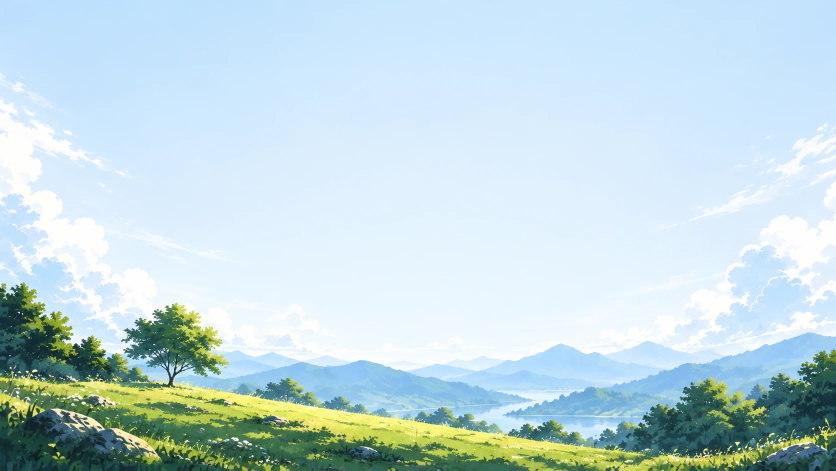
#> input picture questionnaire/assets/bg-hillside.webp, 1672 x 941 px, given in place of slide01-cover.png, which was not available (shown at 1/2 size)
$ python clean_deck_art.py ../assets/bg-hillside.webp
#> lines starting #> are read from the running program, lines starting #| are printed output that depends on the picture; after the words box and inside, x2 and y2 are one past the last pixel; in counts of white or black regions, pixels touching at a corner belong together; pictures that were not available may be replaced by others from this repository, and a replacement may not be noted
"""Turn painted pitch-deck slides into text-free questionnaire backgrounds.

The Flocket deck slides are flattened images, so the headline text is baked in.
This masks the text (by brightness inside known boxes) and inpaints it away.
The questionnaire panel sits over the centre of each scene, so small artefacts
there are hidden behind its frosted glass.

Usage:
    pip install opencv-python-headless numpy
    python3 tools/clean_deck_art.py <folder with slide PNGs at 1920x1080>

Expected inputs: slide01-cover.png, slide04-vision.png, slide05-mission.png,
slide23-closing.png (exported from the Figma deck at 1x).
"""
import os
import sys

import cv2
import numpy as np

OUT = os.path.join(os.path.dirname(os.path.abspath(__file__)), "..", "assets")

# Each entry: output name -> (source file, list of regions).
# A region is (x0, y0, x1, y1, rule) where rule is:
#   "dark"  mask pixels darker than the sky (dark or grey text)
#   "light" mask pixels lighter than the sky (white text on blue)
#   "all"   mask the whole box (pills, buttons, hairlines)
#   "sky"   repaint the box as a smooth gradient between clean sky sampled
#           just left and right of it (for soft drop shadows on open sky)
SCENES = {
    "bg-meadow": ("slide01-cover.png", [
        (725, 455, 1185, 560, "all"),
    ]),
    "bg-bluehour": ("slide05-mission.png", [
        (780, 185, 1140, 345, "sky"),
        (390, 305, 1530, 552, "light"),
    ]),
    "bg-sunlit": ("slide23-closing.png", [
        (435, 205, 1485, 612, "dark"),
        (788, 642, 1132, 724, "all"),
        (735, 730, 1185, 766, "dark"),
        (0, 783, 1920, 792, "all"),
        (675, 800, 1245, 882, "dark"),
    ]),
}


def build_mask(img, regions):
    mask = np.zeros(img.shape[:2], np.uint8)
    lum = cv2.cvtColor(img, cv2.COLOR_BGR2GRAY).astype(np.int16)
    for x0, y0, x1, y1, rule in regions:
        if rule == "sky":
            continue
        box = lum[y0:y1, x0:x1]
        if rule == "all":
            sel = np.ones_like(box, bool)
        else:
            # Compare each pixel to a heavily blurred local sky estimate.
            sky = cv2.medianBlur(img[y0:y1, x0:x1], 31)
            sky = cv2.cvtColor(sky, cv2.COLOR_BGR2GRAY).astype(np.int16)
            diff = box - sky
            sel = diff < -18 if rule == "dark" else diff > 18
        mask[y0:y1, x0:x1][sel] = 255
    # Grow the mask to swallow anti-aliased edges and drop shadows.
    return cv2.dilate(mask, np.ones((7, 7), np.uint8), iterations=2)


def fill_sky(img, regions, pad=60):
    """Replace each "sky" box with a row-by-row blend of the sky beside it."""
    for x0, y0, x1, y1, rule in regions:
        if rule != "sky":
            continue
        left = np.median(img[y0:y1, x0 - pad:x0 - 8].astype(np.float32), axis=1)
        right = np.median(img[y0:y1, x1 + 8:x1 + pad].astype(np.float32), axis=1)
        t = np.linspace(0, 1, x1 - x0, dtype=np.float32)[None, :, None]
        patch = left[:, None, :] * (1 - t) + right[:, None, :] * t
        patch = cv2.GaussianBlur(patch, (0, 0), 4)
        # Feather the patch edges into the original so no seam shows.
        alpha = np.zeros((y1 - y0, x1 - x0), np.float32)
        alpha[20:-20, 20:-20] = 1
        alpha = cv2.GaussianBlur(alpha, (0, 0), 10)[..., None]
        region = img[y0:y1, x0:x1].astype(np.float32)
        img[y0:y1, x0:x1] = (region * (1 - alpha) + patch * alpha).astype(np.uint8)
    return img


def main(src_dir):
#> called with src_dir = '../assets/bg-hillside.webp'
    os.makedirs(OUT, exist_ok=True)
    for name, (src, regions) in SCENES.items():
        img = cv2.imread(os.path.join(src_dir, src))
#> img is the input picture: shape (941, 1672, 3); mean B, G, R 221.6, 216, 192.5
        mask = build_mask(img, regions)
#> in build_mask, `lum = cv2.cvtColor(img, cv2.COLOR_BGR2GRAY).astype(np.int16)`:
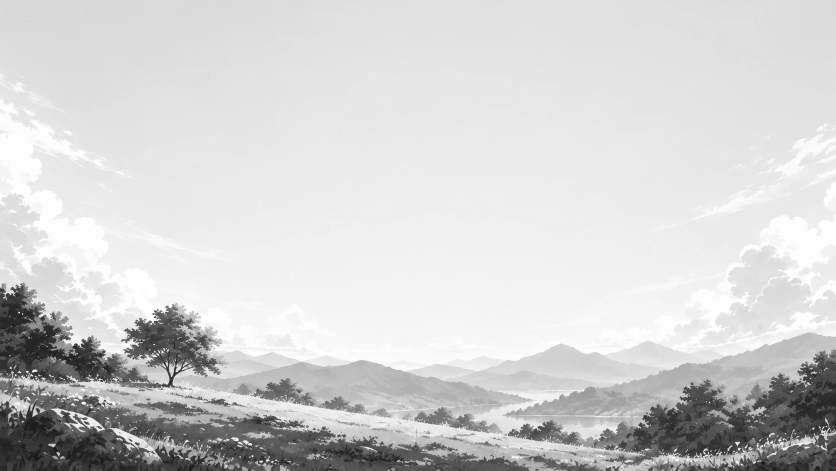
#> lum: shape (941, 1672) int16 (shown at 1/2 size); min 19, max 255, mean 209.6
#> after the loop in build_mask, `for x0, y0, x1, y1, rule in regions:`:
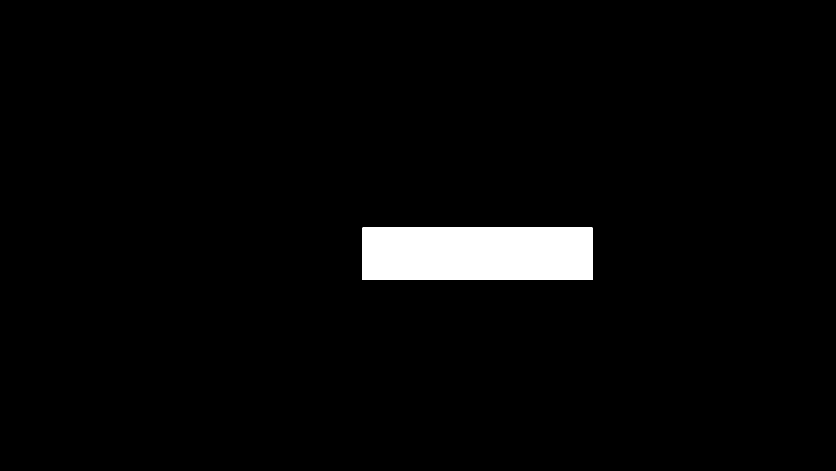
#> mask: shape (941, 1672) (shown at 1/2 size); 3.1% white; 1 white region, box (x1, y1, x2, y2) and area: (725, 455, 1185, 560) 48300
#> in build_mask, `return cv2.dilate(mask, np.ones((7, 7), np.uint8), iterations=2)`:
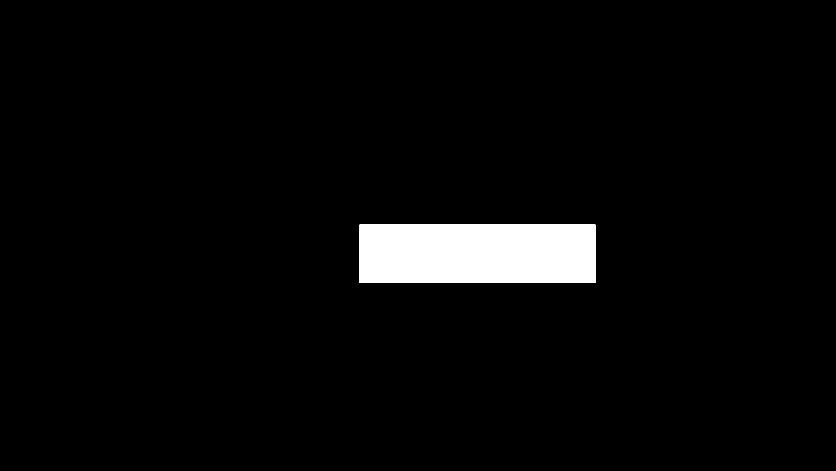
#> returned value: shape (941, 1672) (shown at 1/2 size); 3.5% white; 1 white region, box (x1, y1, x2, y2) and area: (719, 449, 1191, 566) 55224
        clean = cv2.inpaint(img, mask, 9, cv2.INPAINT_TELEA)
        # Soften the repaired zones slightly so brush texture reads as sky.
        soft = cv2.GaussianBlur(clean, (0, 0), 3)
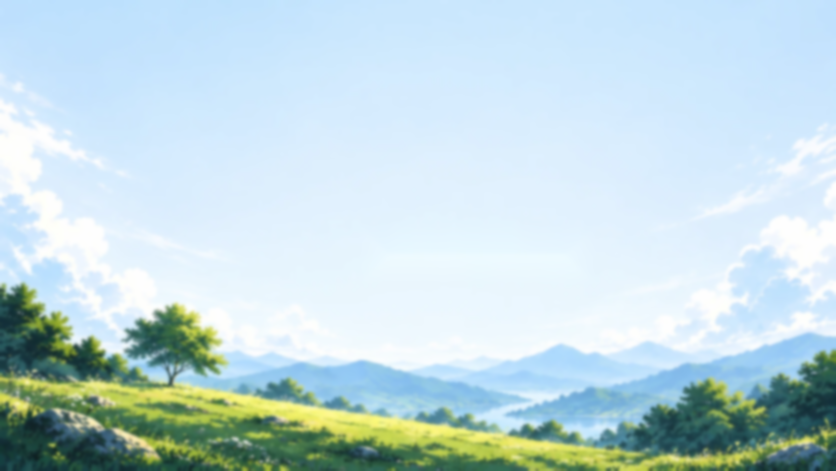
#> soft: shape (941, 1672, 3) (shown at 1/2 size); mean B, G, R 221.7, 216.1, 192.6
        feather = cv2.GaussianBlur(mask, (0, 0), 6).astype(np.float32)[..., None] / 255
        clean = (clean * (1 - feather) + soft * feather).astype(np.uint8)
        clean = fill_sky(clean, regions)
        cv2.imwrite(os.path.join(OUT, f"{name}.webp"), clean, [cv2.IMWRITE_WEBP_QUALITY, 80])
        print(name, "ok")
#> pass 2 of the loop in main, `for name, (src, regions) in SCENES.items():`:
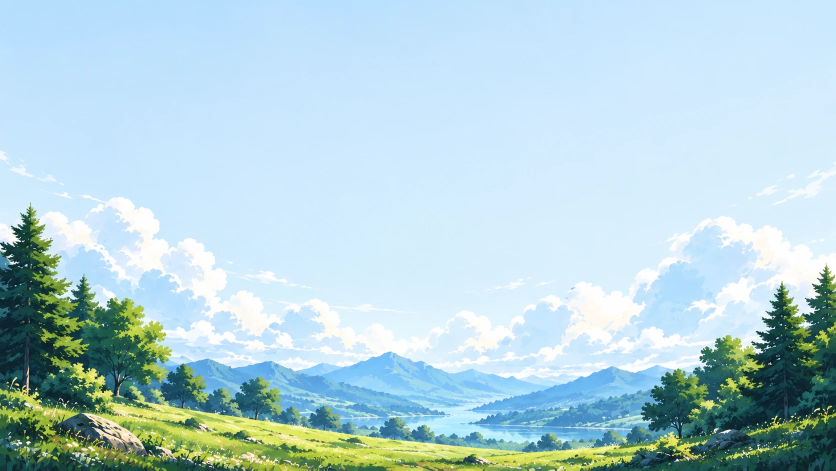
#> input picture questionnaire/assets/bg-lakeside.webp, 1672 x 941 px, given in place of slide05-mission.png, which was not available (shown at 1/2 size)
#> in main, img is the input picture: shape (941, 1672, 3); mean B, G, R 216.7, 209.1, 179
#> after the loop in build_mask (call 2), `for x0, y0, x1, y1, rule in regions:`:
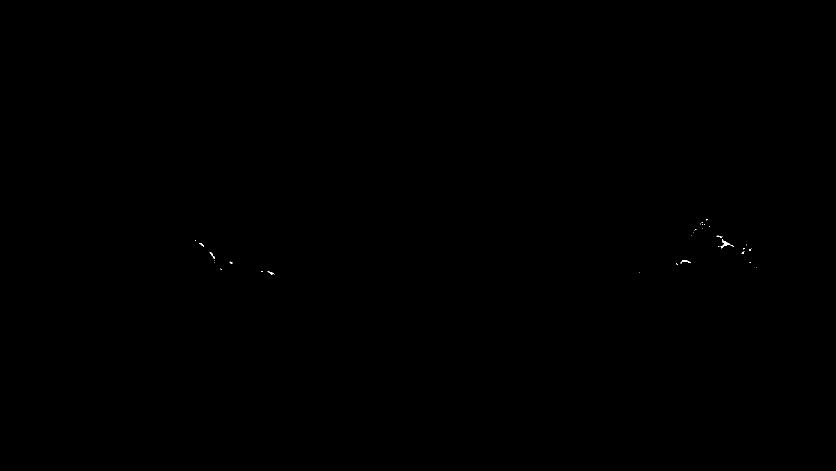
#> mask: shape (941, 1672) (shown at 1/2 size); 0.02% white in thin lines or dots, all inside (x1, y1, x2, y2) = (390, 438, 1513, 550)
#> after the loop in fill_sky (call 2), `for x0, y0, x1, y1, rule in regions:`:
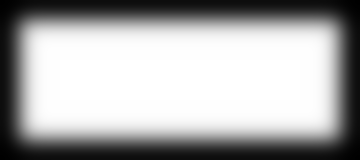
#> alpha: shape (160, 360, 1) float32; min 0.0026, max 1, mean 0.667


if __name__ == "__main__":
    main(sys.argv[1] if len(sys.argv) > 1 else os.path.join(os.path.dirname(os.path.abspath(__file__)), "deck"))
